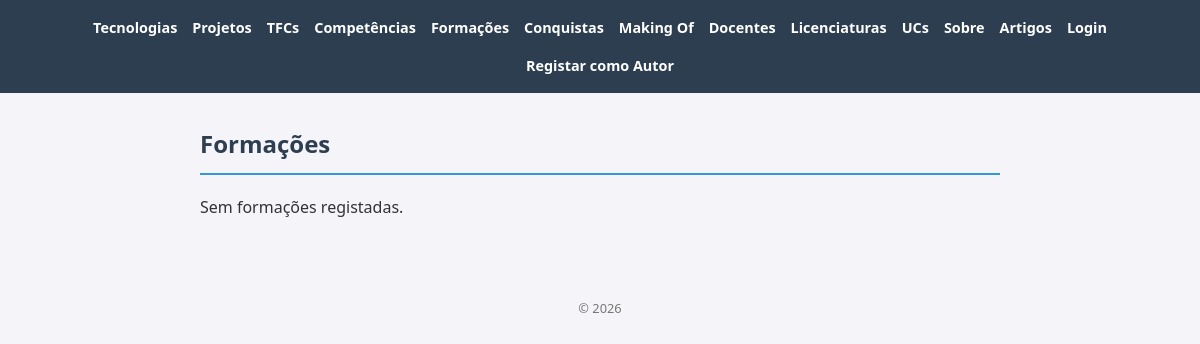
/portfolio/formacoes/, run on an earlier commit of the app's database.
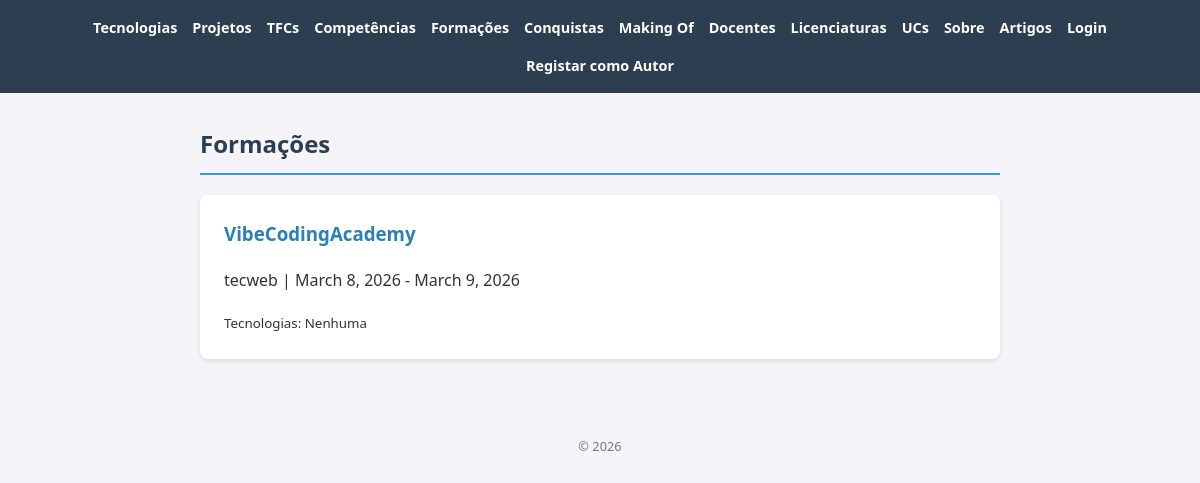
And on a later commit of the database.
### portfolio/models.py (models this page shows, shortened)
class Formacao(models.Model):
    nome = models.CharField(max_length=200)
    tipo = models.CharField(max_length=20)
    data_inicio = models.DateField(blank=True, null=True)
    data_fim = models.DateField(blank=True, null=True)
    tecnologias = models.ManyToManyField(Tecnologia, blank=True, related_name='formacoes')
    competencias = models.ManyToManyField(Competencia, blank=True, related_name='formacoes')

### portfolio/views.py (the view)
# urls.py: path('formacoes/', views.formacoes_view, name='formacoes'),
def formacoes_view(request):
    formacoes = Formacao.objects.prefetch_related('tecnologias', 'competencias').all()
    gestor = request.user.groups.filter(name='gestor-portfolio').exists()
    return render(request, 'formacoes.html', {'formacoes': formacoes, 'gestor': gestor})

### portfolio/templates/formacoes.html (shortened to what this page needs)
{% extends "base.html" %}
{% block content %}
<h2>Formações</h2>
{% for f in formacoes %}
    <article>
        <h3>{{ f.nome }}</h3>
        <p>{{ f.tipo }} | {{ f.data_inicio }} - {{ f.data_fim|default:"Presente" }}</p>
        <small>Tecnologias:
            {% for t in f.tecnologias.all %}{{ t.nome }}{% if not forloop.last %}, {% endif %}{% empty %}Nenhuma{% endfor %}
        </small>
    </article>
{% empty %}
    <p>Sem formações registadas.</p>
{% endfor %}
{% endblock %}

What changed in the data, as far as the page shows it:
added Formacao: nome "VibeCodingAcademy", tipo "tecweb", data_inicio "March 8, 2026", data_fim "March 9, 2026"
Also different on the page:
text no longer shown: "Sem formações registadas."
